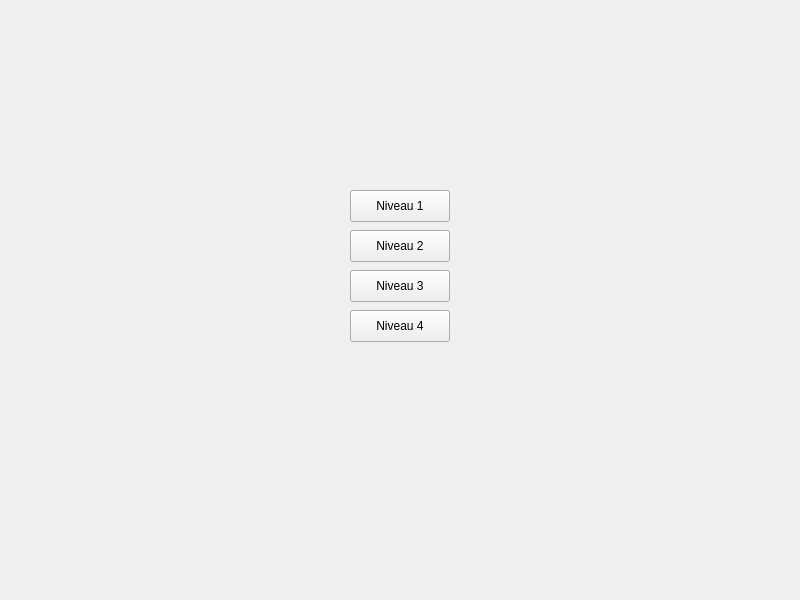
<?xml version="1.0" encoding="UTF-8"?>
<ui version="4.0">
 <class>TrainingForm</class>
 <widget class="QWidget" name="TrainingForm">
  <property name="geometry">
   <rect>
    <x>0</x>
    <y>0</y>
    <width>800</width>
    <height>600</height>
   </rect>
  </property>
  <property name="maximumSize">
   <size>
    <width>800</width>
    <height>600</height>
   </size>
  </property>
  <property name="windowTitle">
   <string>Form</string>
  </property>
  <widget class="QPushButton" name="menuButton">
   <property name="geometry">
    <rect>
     <x>280</x>
     <y>470</y>
     <width>224</width>
     <height>59</height>
    </rect>
   </property>
   <property name="styleSheet">
    <string notr="true">QPushButton {border: none; padding: 0; margin: 0; background: transparent;}</string>
   </property>
   <property name="text">
    <string/>
   </property>
  </widget>
  <widget class="QPushButton" name="level1Button">
   <property name="geometry">
    <rect>
     <x>350</x>
     <y>190</y>
     <width>100</width>
     <height>32</height>
    </rect>
   </property>
   <property name="text">
    <string>Niveau 1</string>
   </property>
  </widget>
  <widget class="QPushButton" name="level2Button">
   <property name="geometry">
    <rect>
     <x>350</x>
     <y>230</y>
     <width>100</width>
     <height>32</height>
    </rect>
   </property>
   <property name="text">
    <string>Niveau 2</string>
   </property>
  </widget>
  <widget class="QPushButton" name="level3Button">
   <property name="geometry">
    <rect>
     <x>350</x>
     <y>270</y>
     <width>100</width>
     <height>32</height>
    </rect>
   </property>
   <property name="text">
    <string>Niveau 3</string>
   </property>
  </widget>
  <widget class="QPushButton" name="level4Button">
   <property name="geometry">
    <rect>
     <x>350</x>
     <y>310</y>
     <width>100</width>
     <height>32</height>
    </rect>
   </property>
   <property name="text">
    <string>Niveau 4</string>
   </property>
  </widget>
 </widget>
 <resources/>
 <connections/>
</ui>
